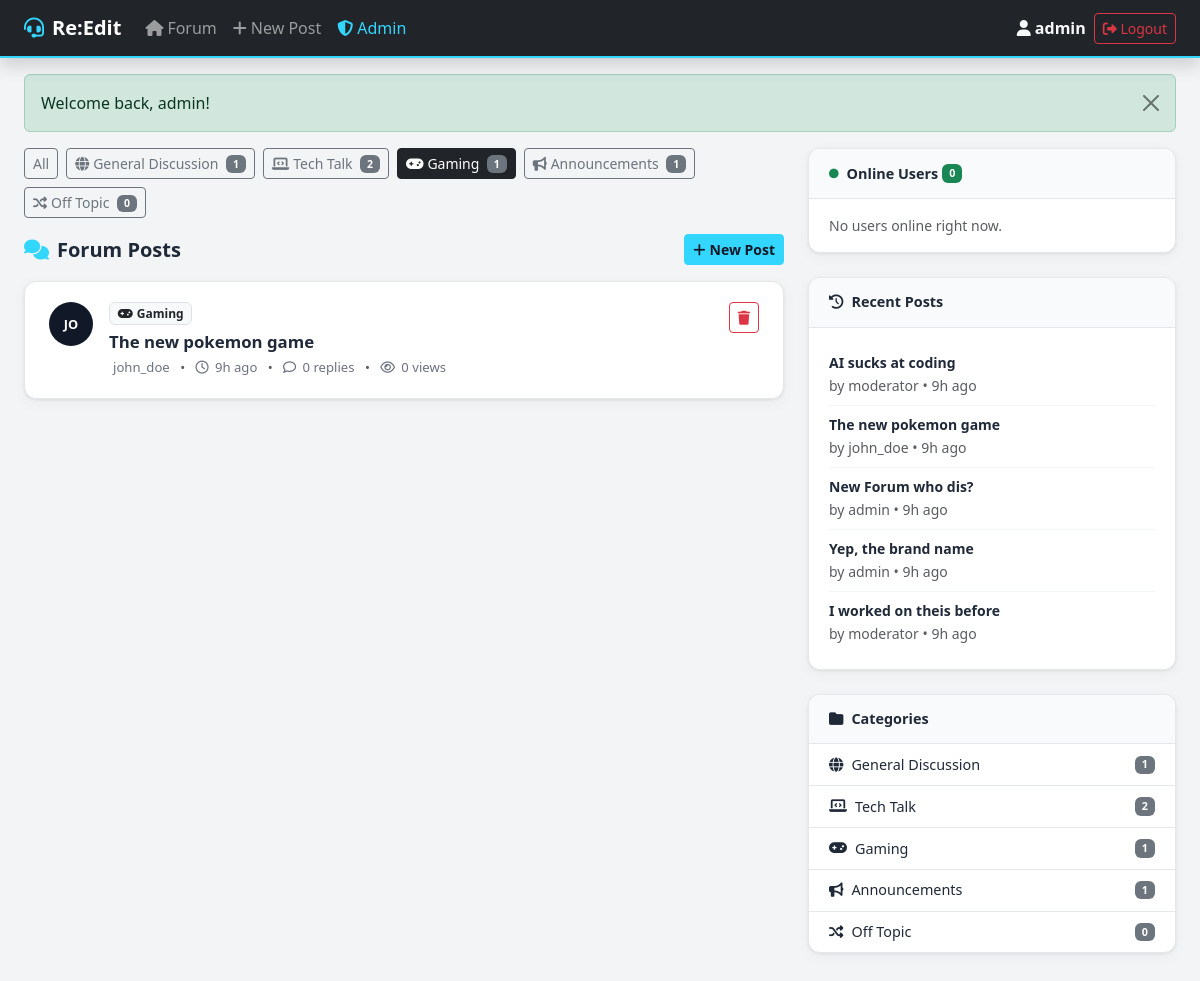
The page /forum/index.php?page=forum&cat=3 (signed in) on the database its author committed.
### tables this page shows
CREATE TABLE users (
    id INT AUTO_INCREMENT PRIMARY KEY,
    username VARCHAR(50) NOT NULL UNIQUE,
    email VARCHAR(100) NOT NULL UNIQUE,
    password VARCHAR(255) NOT NULL,
    role ENUM('user','mod','admin') NOT NULL DEFAULT 'user',
    bio TEXT DEFAULT NULL,
    is_online TINYINT(1) DEFAULT 0,
    last_seen DATETIME DEFAULT NULL,
    created_at DATETIME DEFAULT CURRENT_TIMESTAMP
);

CREATE TABLE categories (
    id INT AUTO_INCREMENT PRIMARY KEY,
    name VARCHAR(100) NOT NULL,
    description TEXT,
    icon VARCHAR(50) DEFAULT 'fa-comments',
    sort_order INT DEFAULT 0
);

CREATE TABLE posts (
    id INT AUTO_INCREMENT PRIMARY KEY,
    user_id INT NOT NULL,
    category_id INT NOT NULL,
    title VARCHAR(255) NOT NULL,
    content TEXT NOT NULL,
    is_pinned TINYINT(1) DEFAULT 0,
    is_locked TINYINT(1) DEFAULT 0,
    views INT DEFAULT 0,
    created_at DATETIME DEFAULT CURRENT_TIMESTAMP,
    updated_at DATETIME DEFAULT CURRENT_TIMESTAMP ON UPDATE CURRENT_TIMESTAMP,
    FOREIGN KEY (user_id) REFERENCES users(id) ON DELETE CASCADE,
    FOREIGN KEY (category_id) REFERENCES categories(id) ON DELETE CASCADE
);

### forum/controllers/ForumController.php (called while the page is built, shortened)
<?php
class ForumController {
    private $postModel;
    private $categoryModel;
    public function __construct() {
        require_once 'models/Post.php';
        require_once 'models/Category.php';
        $this->postModel     = new Post();
        $this->categoryModel = new Category();
    }
    public function index() {
        $categoryId   = isset($_GET['cat']) ? (int)$_GET['cat'] : null;
        $page         = max(1, (int)($_GET['p'] ?? 1));
        $perPage      = POSTS_PER_PAGE;
        $offset       = ($page - 1) * $perPage;
        $posts        = $this->postModel->getAll($categoryId, $perPage, $offset);
        $categories   = $this->categoryModel->getAll();
        $recentPosts  = $this->postModel->getRecentPosts(5);
        require 'views/forum/index.php';
    }
}

### forum/config/app.php (called while the page is built, shortened)
<?php
function getFlash() {
    $f = $_SESSION['flash']; unset($_SESSION['flash']); return $f;
}
function currentUser() { return $_SESSION['user'] ?? null; }
function hasRole() {
    $roles = func_get_args();
    $user = currentUser();
    return $user && in_array($user['role'], $roles);
}
function e($s) { return htmlspecialchars($s, ENT_QUOTES, 'UTF-8'); }
function timeAgo($dt) {
    $diff = (new DateTime())->diff(new DateTime($dt));
    if ($diff->h) return $diff->h.'h ago';
    return 'just now';
}

### forum/models/Post.php (called while the page is built, shortened)
<?php
class Post {
    private $db;
    public function __construct() { $this->db = Database::getInstance(); }
    public function getAll($categoryId=null, $limit=15, $offset=0) {
        $where = $categoryId ? "WHERE p.category_id=" . (int)$categoryId : "";
        $stmt = $this->db->prepare(
            "SELECT p.*, u.username, u.role as user_role, c.name as category_name,
             (SELECT COUNT(*) FROM replies r WHERE r.post_id=p.id) as reply_count
             FROM posts p
             JOIN users u ON p.user_id=u.id
             JOIN categories c ON p.category_id=c.id
             $where
             ORDER BY p.is_pinned DESC, p.created_at DESC
             LIMIT ? OFFSET ?"
        );
        $stmt->bind_param('ii', $limit, $offset);
        $stmt->execute();
        return $stmt->get_result()->fetch_all(MYSQLI_ASSOC);
    }
    public function getRecentPosts($limit=5) {
        $stmt = $this->db->prepare(
            "SELECT p.id, p.title, u.username, p.created_at
             FROM posts p JOIN users u ON p.user_id=u.id
             ORDER BY p.created_at DESC LIMIT ?"
        );
        $stmt->bind_param('i', $limit);
        $stmt->execute();
        return $stmt->get_result()->fetch_all(MYSQLI_ASSOC);
    }
}

### forum/config/database.php (called while the page is built, shortened)
<?php
class Database {
    private static $instance = null;
    private $connection;
    private function __construct() {
        $this->connection = new mysqli(DB_HOST, DB_USER, DB_PASS, DB_NAME);
        $this->connection->set_charset('utf8mb4');
    }
    public static function getInstance() {
        if (self::$instance === null) self::$instance = new Database();
        return self::$instance;
    }
    public function query($sql) { return $this->connection->query($sql); }
    public function prepare($sql) { return $this->connection->prepare($sql); }
}

### forum/models/Category.php (called while the page is built, shortened)
<?php
class Category {
    private $db;
    public function __construct() { $this->db = Database::getInstance(); }
    public function getAll() {
        return $this->db->query(
            "SELECT c.*, COUNT(p.id) as post_count
             FROM categories c LEFT JOIN posts p ON c.id=p.category_id
             GROUP BY c.id ORDER BY c.sort_order"
        )->fetch_all(MYSQLI_ASSOC);
    }
}

### forum/views/forum/index.php (the view, shortened to what this page needs)
<?php require 'views/layouts/header.php'; ?>
<div class="row g-4">
  <div class="col-lg-8">
    <div class="d-flex flex-wrap gap-2 mb-3">
      <a href="<?= URLROOT ?>/index.php?page=forum" class="btn btn-sm <?= !$categoryId ? 'btn-dark' : 'btn-outline-secondary' ?>">All</a>
      <?php foreach ($categories as $cat): ?>
      <a href="<?= URLROOT ?>/index.php?page=forum&cat=<?= $cat['id'] ?>"
         class="btn btn-sm <?= $categoryId == $cat['id'] ? 'btn-dark' : 'btn-outline-secondary' ?>">
        <i class="fa-solid <?= e($cat['icon']) ?> me-1"></i><?= e($cat['name']) ?>
        <span class="badge bg-secondary ms-1"><?= $cat['post_count'] ?></span>
      </a>
      <?php endforeach; ?>
    </div>
    <div class="d-flex justify-content-between align-items-center mb-3">
      <h5 class="mb-0 fw-bold"><i class="fa-solid fa-comments me-2" style="color:var(--brand)"></i>Forum Posts</h5>
      <a href="<?= URLROOT ?>/index.php?page=forum&action=create" class="btn btn-sm btn-brand fw-semibold">
        <i class="fa-solid fa-plus me-1"></i>New Post
      </a>
    </div>
    <?php if (empty($posts)): ?>
    <div class="text-center py-5 text-muted">
      <i class="fa-solid fa-inbox fa-3x mb-3 d-block"></i>
      <p>No posts yet. Be the first to post!</p>
    </div>
    <?php else: ?>
    <div class="post-list">
      <?php foreach ($posts as $post): ?>
      <div class="post-card <?= $post['is_pinned'] ? 'post-pinned' : '' ?>">
        <div class="d-flex align-items-start gap-3">
          <div class="avatar-circle"><?= strtoupper(substr($post['username'], 0, 2)) ?></div>
          <div class="flex-grow-1 min-w-0">
            <div class="d-flex align-items-center gap-2 mb-1 flex-wrap">
              <span class="badge bg-light text-dark border"><i class="fa-solid <?= e($categories[array_search($post['category_id'] ?? 0, array_column($categories,'id'))] ['icon'] ?? 'fa-tag') ?> me-1"></i><?= e($post['category_name']) ?></span>
            </div>
            <a href="<?= URLROOT ?>/index.php?page=forum&action=post&id=<?= $post['id'] ?>" class="post-title">
              <?= e($post['title']) ?>
            </a>
            <div class="post-meta mt-1">
              <span class="ms-1"><?= e($post['username']) ?></span>
              <span class="mx-2 text-muted">&bull;</span>
              <i class="fa-regular fa-clock me-1"></i><?= timeAgo($post['created_at']) ?>
              <span class="mx-2 text-muted">&bull;</span>
              <i class="fa-regular fa-comment me-1"></i><?= $post['reply_count'] ?> replies
              <span class="mx-2 text-muted">&bull;</span>
              <i class="fa-regular fa-eye me-1"></i><?= $post['views'] ?> views
            </div>
          </div>
          <?php if (hasRole('mod','admin')): ?>
          <div class="ms-auto">
            <a href="<?= URLROOT ?>/index.php?page=forum&action=delete&id=<?= $post['id'] ?>"
               class="btn btn-outline-danger btn-sm"
               onclick="return confirm('Delete this post and all its replies?')">
              <i class="fa-solid fa-trash"></i>
            </a>
          </div>
          <?php endif; ?>
        </div>
      </div>
      <?php endforeach; ?>
    </div>
    <?php endif; ?>
  </div>
  <div class="col-lg-4">
     <?php require 'views/layouts/online.php'; ?>
    <div class="sidebar-card mb-4">
      <div class="sidebar-card-header"><i class="fa-solid fa-clock-rotate-left me-2"></i>Recent Posts</div>
      <div class="sidebar-card-body">
        <?php foreach ($recentPosts as $rp): ?>
        <div class="recent-post-item">
          <a href="<?= URLROOT ?>/index.php?page=forum&action=post&id=<?= $rp['id'] ?>" class="small fw-semibold d-block text-truncate">
            <?= e($rp['title']) ?>
          </a>
          <small class="text-muted">by <?= e($rp['username']) ?> &bull; <?= timeAgo($rp['created_at']) ?></small>
        </div>
        <?php endforeach; ?>
      </div>
    </div>
    <div class="sidebar-card">
      <div class="sidebar-card-header"><i class="fa-solid fa-folder me-2"></i>Categories</div>
      <div class="sidebar-card-body p-0">
        <?php foreach ($categories as $cat): ?>
        <a href="<?= URLROOT ?>/index.php?page=forum&cat=<?= $cat['id'] ?>" class="category-link">
          <i class="fa-solid <?= e($cat['icon']) ?> me-2"></i>
          <?= e($cat['name']) ?>
          <span class="badge bg-secondary ms-auto"><?= $cat['post_count'] ?></span>
        </a>
        <?php endforeach; ?>
      </div>
    </div>
  </div>
</div>
<?php require 'views/layouts/footer.php'; ?>

### forum/views/layouts/header.php (shortened to what this page needs)
<?php $flash = getFlash(); $user = currentUser(); ?>
<!DOCTYPE html>
<html lang="en">
<head>
<link rel="stylesheet" href="https://cdnjs.cloudflare.com/ajax/libs/bootstrap/5.3.2/css/bootstrap.min.css">
<link rel="stylesheet" href="https://cdnjs.cloudflare.com/ajax/libs/font-awesome/6.7.2/css/all.min.css">
<link rel="stylesheet" href="<?= URLROOT ?>/public/css/style.css">
</head>
<body>
<nav class="navbar navbar-expand-lg navbar-dark bg-dark sticky-top shadow">
  <div class="container-fluid px-4">
    <a class="navbar-brand fw-bold" href="<?= URLROOT ?>/index.php?page=forum">
        <i class="fa-solid fa-headset me-2" style="color: var(--brand)" ></i><?= APPNAME ?>
    </a>
    <div class="collapse navbar-collapse" id="navMain">
      <ul class="navbar-nav me-auto mb-2 mb-lg-0">
        <li class="nav-item">
          <a class="nav-link" href="<?= URLROOT ?>/index.php?page=forum"><i class="fa-solid fa-home me-1"></i>Forum</a>
        </li>
        <li class="nav-item">
          <a class="nav-link" href="<?= URLROOT ?>/index.php?page=forum&action=create"><i class="fa-solid fa-plus me-1"></i>New Post</a>
        </li>
        <?php if (hasRole('admin')): ?>
        <li class="nav-item">
          <a class="nav-link" style="color:var(--brand)" href="<?= URLROOT ?>/index.php?page=admin"><i class="fa-solid fa-shield-halved me-1"></i>Admin</a>
        </li>
        <?php endif; ?>
      </ul>
      <?php if ($user): ?>
      <div class="d-flex align-items-center gap-2">
        <span class="text-light fw-semibold"><i class="fa-solid fa-user me-1"></i><?= e($user['username']) ?></span>
        <a href="<?= URLROOT ?>/index.php?page=logout" class="btn btn-outline-danger btn-sm"><i class="fa-solid fa-right-from-bracket"></i> Logout</a>
      </div>
      <?php endif; ?>
    </div>
  </div>
</nav>
<div class="container-fluid px-4 mt-3">
<?php if ($flash): ?>
<div class="alert alert-<?= e($flash['type']) ?> alert-dismissible fade show" role="alert">
  <?= $flash['message'] ?>
  <button type="button" class="btn-close" data-bs-dismiss="alert"></button>
</div>
<?php endif; ?>

### forum/public/css/style.css (style rules this page uses)
:root { --brand: #33d6ff; --brand-dark: #0075b4; --dark: #111827; --surface: #ffffff; --border: #e5e7eb; --text: #1f2937; --text-muted: #6b7280; --success: #10b981; --danger: #ef4444; --radius: 12px; --shadow: 0 1px 3px rgba(0,0,0,0.08), 0 4px 16px rgba(0,0,0,0.04); }
body { font-family: 'Segoe UI', system-ui, sans-serif; background: #f3f4f6; color: var(--text); }
.navbar { border-bottom: 2px solid var(--brand); }
.btn-brand { background-color: var(--brand); border-color: var(--brand); color: var(--dark); font-weight: 600; }
.post-list { display: flex; flex-direction: column; gap: 0.75rem; }
.post-card { background: white; border-radius: var(--radius); padding: 1.25rem 1.5rem; border: 1px solid var(--border); box-shadow: var(--shadow); transition: box-shadow 0.2s, transform 0.2s; }
.post-title { font-size: 1.05rem; font-weight: 700; color: var(--text); text-decoration: none; }
.post-meta { font-size: 0.82rem; color: var(--text-muted); display: flex; align-items: center; flex-wrap: wrap; gap: 0.15rem; }
.sidebar-card { background: white; border-radius: var(--radius); border: 1px solid var(--border); box-shadow: var(--shadow); overflow: hidden; }
.sidebar-card-header { padding: 0.85rem 1.25rem; background: #f9fafb; border-bottom: 1px solid var(--border); font-weight: 700; font-size: 0.9rem; display: flex; align-items: center; }
.sidebar-card-body { padding: 1rem 1.25rem; }
.recent-post-item { padding: 0.5rem 0; border-bottom: 1px solid #f3f4f6; }
.recent-post-item:last-child { border-bottom: none; }
.recent-post-item a { color: var(--text); text-decoration: none; }
.category-link { display: flex; align-items: center; padding: 0.6rem 1.25rem; color: var(--text); text-decoration: none; font-size: 0.9rem; border-bottom: 1px solid var(--border); transition: background 0.15s; }
.category-link:last-child { border-bottom: none; }
.avatar-circle { width: 44px; height: 44px; border-radius: 50%; background: var(--dark); color: white; display: flex; align-items: center; justify-content: center; font-size: 0.8rem; font-weight: 800; flex-shrink: 0; }
.min-w-0 { min-width: 0; }

### rows shown on the page
users: username "admin"
categories: name "General Discussion", post_count "1"
categories: name "Tech Talk", post_count "2"
categories: name "Gaming", post_count "1"
categories: name "Announcements", post_count "1"
categories: name "Off Topic", post_count "0"
posts: user.username "JO", category.name "Gaming", title "The new pokemon game", user.username "john_doe", created_at "9h ago", reply_count "0", views "0"
posts: title "AI sucks at coding", user.username "moderator", created_at "9h ago"
posts: title "New Forum who dis?", user.username "admin", created_at "9h ago"
posts: title "Yep, the brand name", user.username "admin", created_at "9h ago"
posts: title "I worked on theis before", user.username "moderator", created_at "9h ago"

### other values the page prints
APPNAME "Re:Edit"
$flash['message'] "Welcome back, admin!"
count($onlineUsers) "0"
